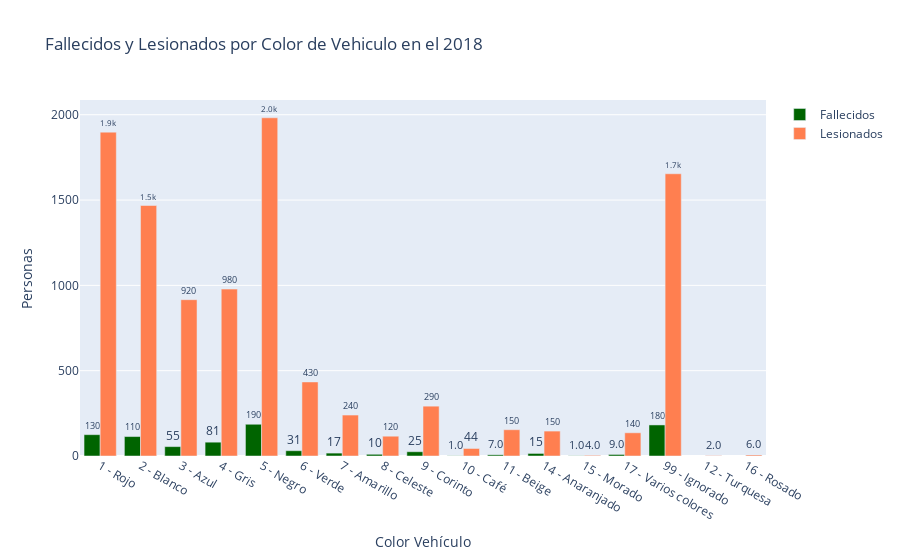

The cell this chart's notebook holds for it:
### Code cell
fig = go.Figure(data=[
    go.Bar(name='Fallecidos',
           x=dfallecidos_vehiculo['color_vehiculo'],
           y=dfallecidos_vehiculo['cantidad'],
           text=dfallecidos_vehiculo['cantidad'],
           marker_color='rgb(0,100,0)'),
    
    go.Bar(name='Lesionados',
           x=dlesionados_vehiculo['color_vehiculo'],
           y=dlesionados_vehiculo['cantidad'],
           text=dlesionados_vehiculo['cantidad'],
           marker_color='rgb(255,127,80)')
])
# Change the bar mode
fig.update_traces(texttemplate='%{text:.2s}', textposition='outside')
fig.update_layout(barmode='group',title='Fallecidos y Lesionados por Color de Vehiculo en el 2018',xaxis_title="Color Vehículo",
    yaxis_title="Personas")
fig.show()

### Figure 1 — Plotly figure (JSON) as saved in the notebook; plotly's stock layout.template omitted (floating-point values rounded to 4 significant figures)
{"data": [{"marker": {"color": "rgb(0,100,0)"}, "name": "Fallecidos", "text": [125, 114, 55, 81, 186, 31, 17, 10, 25, 1, 7, 15, 1, 9, 182], "textposition": "outside", "texttemplate": "%{text:.2s}", "type": "bar", "x": ["1 - Rojo", "2 - Blanco", "3 - Azul", "4 - Gris", "5 - Negro", "6 - Verde", "7 - Amarillo", "8 - Celeste", "9 - Corinto", "10 - Café", "11 - Beige", "14 - Anaranjado", "15 - Morado", "17 - Varios colores", "99 - Ignorado"], "y": [125, 114, 55, 81, 186, 31, 17, 10, 25, 1, 7, 15, 1, 9, 182]}, {"marker": {"color": "rgb(255,127,80)"}, "name": "Lesionados", "text": [1898, 1468, 916, 978, 1982, 434, 240, 116, 292, 44, 154, 2, 146, 4, 6, 136, 1654], "textposition": "outside", "texttemplate": "%{text:.2s}", "type": "bar", "x": ["1 - Rojo", "2 - Blanco", "3 - Azul", "4 - Gris", "5 - Negro", "6 - Verde", "7 - Amarillo", "8 - Celeste", "9 - Corinto", "10 - Café", "11 - Beige", "12 - Turquesa", "14 - Anaranjado", "15 - Morado", "16 - Rosado", "17 - Varios colores", "99 - Ignorado"], "y": [1898, 1468, 916, 978, 1982, 434, 240, 116, 292, 44, 154, 2, 146, 4, 6, 136, 1654]}], "layout": {"barmode": "group", "title": {"text": "Fallecidos y Lesionados por Color de Vehiculo en el 2018"}, "xaxis": {"title": {"text": "Color Vehículo"}}, "yaxis": {"title": {"text": "Personas"}}}}
